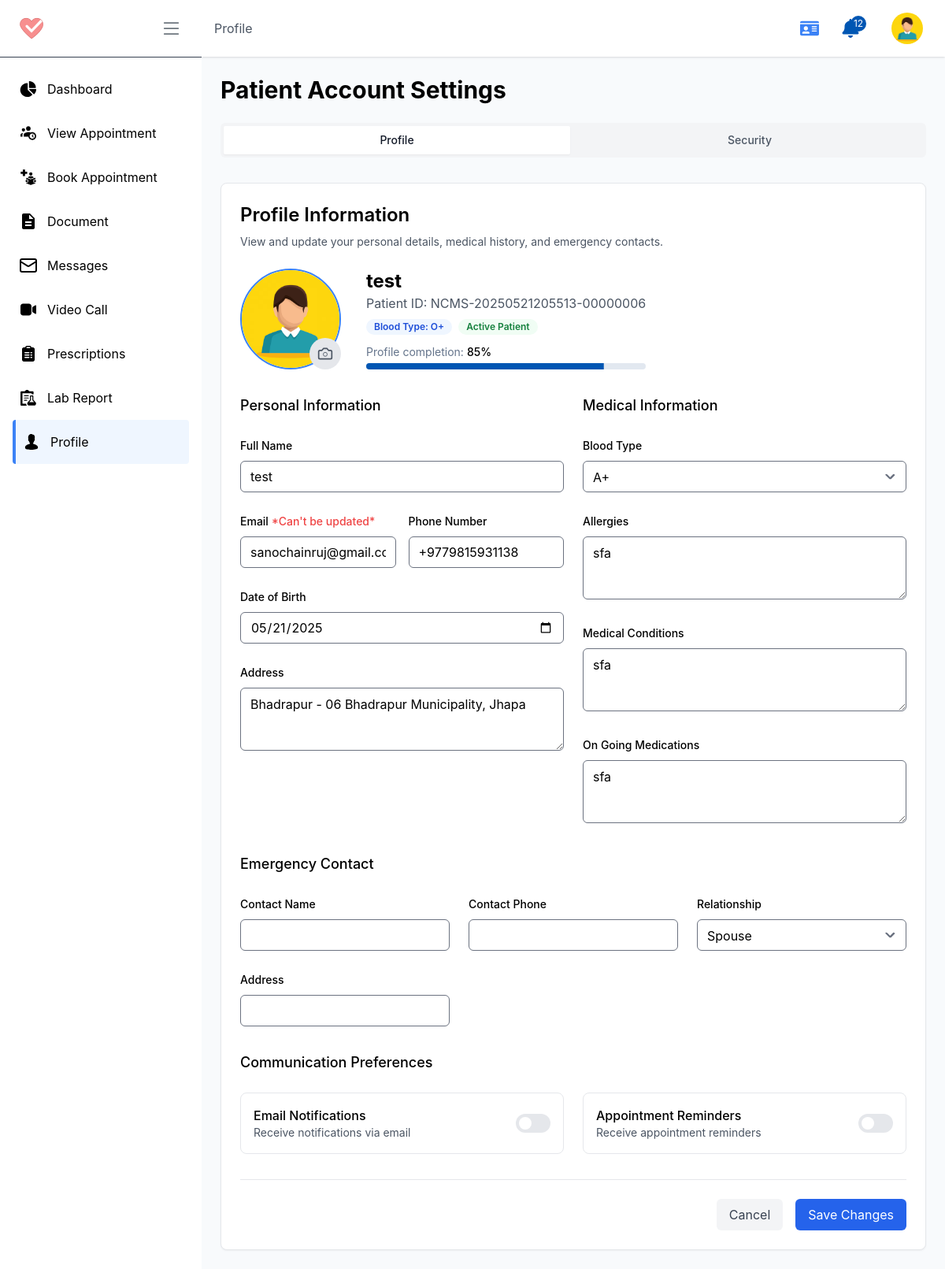
The app's page /p/profile/ (signed in), older data.
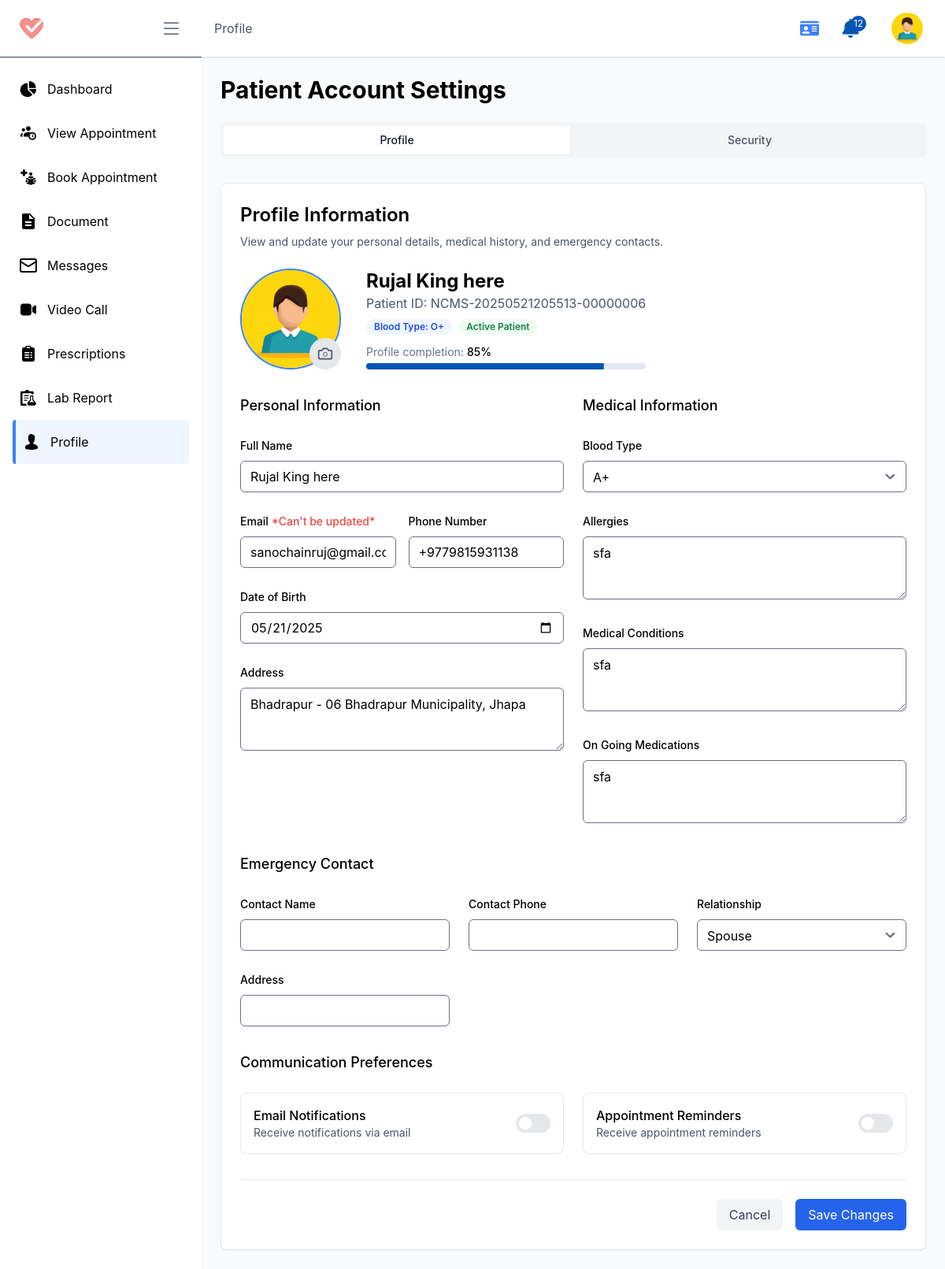
The same page, newer data.
### account/models.py (models this page shows, shortened)
class Profile(models.Model):
    user = models.OneToOneField(User, on_delete=models.CASCADE, related_name="profile")
    role = models.CharField(max_length=10, choices=USER_ROLES, default='patient')
    profile_pic = models.ImageField(upload_to='profile_pictures/', default='profile_pictures/default.jpg')
    phone_regex = RegexValidator(regex=r'^\+?1?\d{9,15}$', message="Phone number must be entered in the format: '+999999999'. Up to 15 digits allowed.")
    ph_number = models.CharField(validators=[phone_regex], max_length=16, blank=True) # validators should be a list
    address = models.CharField(max_length=255, blank=True)
    date_of_birth = models.DateField(null=True, blank=True)
    gender = models.CharField(max_length=10, choices=[('male', 'Male'), ('female', 'Female'), ('other', 'Other')], blank=True)
    email_notification = models.BooleanField(default=True)
    sms_notification = models.BooleanField(default=True)
    reminders = models.BooleanField(default=True)
    created_at = models.DateTimeField(auto_now_add=True)
    updated_at = models.DateTimeField(auto_now=True)
    is_active = models.BooleanField(default=True)
    is_verified = models.BooleanField(default=False)

class MedicalInfo(models.Model):
    profile = models.OneToOneField(Profile, on_delete=models.CASCADE, related_name="medical_info")
    blood_group = models.CharField(max_length=3, blank=True)
    allergies = models.TextField(blank=True)
    medical_conditions = models.TextField(blank=True)
    on_going_medications = models.TextField(blank=True)
    emg_contact_name = models.CharField(max_length=255, blank=True)
    emg_contact_number = models.CharField(max_length=16, blank=True)
    emg_contact_relation = models.CharField(max_length=255, blank=True)
    emg_contact_address = models.CharField(max_length=255, blank=True)
    created_at = models.DateTimeField(auto_now_add=True, blank=True)
    updated_at = models.DateTimeField(auto_now=True, blank=True)

### patient/views.py (the view, shortened to what this page needs)
# urls.py: path('profile/', p_profile, name='profile'),
@login_required_with_message(login_url='account:login', message="You need to log in to access Profile page.")
def p_profile(request: HttpRequest):
    if request.method == 'GET':
        profile: Profile = request.user.profile
        context = {
            'profile': profile,
        }
        return render(request, 'pages/patient/profile.html', context)

### account/views.py (called while the page is built)
def login_required_with_message(function=None, login_url=None, message=None):
    def decorator(view_func):
        @wraps(view_func)
        def _wrapped_view(request, *args, **kwargs):
            if not request.user.is_authenticated:
                print("User is not authenticated.")
                if message:
                    messages.warning(request, message)
                return redirect(login_url or 'account:login')
            return view_func(request, *args, **kwargs)
        return _wrapped_view
    if function:
        return decorator(function)
    return decorator

### home/templatetags/url_resolver.py (called while the page is built)
@register.simple_tag
def role_to_url(role, destination):
    try:
        return reverse(f"{role}:{destination}")
    except NoReverseMatch:
        return "#"  # fallback URL if the view is not found

### templates/pages/patient/profile.html (shortened to what the changed rows need)
{% extends "pages/patient/P_base.html" %}
{% load static %}
{% block content %}
<div class="flex flex-col w-full max-w-6xl mx-auto min-h-screen p-6">
    <h1 class="text-3xl font-bold mb-6">Patient Account Settings</h1>
    <div class="tab-content" id="profile">
        <div class="rounded-lg border bg-white shadow-sm">
            <div class="p-6">
                <div class="flex flex-col sm:flex-row gap-8 mb-8 items-center sm:items-start">
                    <div class="relative">
                        <img id="pp_image" class="h-32 w-32 rounded-full border-2 border-blue-500 object-cover"
                            src="{{ profile.profile_pic.url }}" alt="Profile picture">
                        <button id="imageUploadButton"
                            class="absolute bottom-0 right-0 h-10 w-10 rounded-full bg-gray-200 text-gray-600 hover:bg-gray-300">
                        </button>
                    </div>
                    <div class="text-center sm:text-left">
                        <h2 class="text-2xl font-bold">{{profile.user.first_name}}</h2>
                        <p class="text-gray-600 mb-2">Patient ID: {{profile.user.username}}</p>
                        <div class="flex flex-wrap gap-2 justify-center sm:justify-start">
                            <span
                                class="bg-blue-50 text-blue-700 px-2.5 py-0.5 rounded-full text-xs font-semibold">Blood
                                Type: O+</span>
                            <span
                                class="bg-green-50 text-green-700 px-2.5 py-0.5 rounded-full text-xs font-semibold">Active
                                Patient</span>
                        </div>
                        <div class="mt-3">
                            <div class="flex items-center gap-1 text-sm"><span class="font-medium">85%</span></div>
                            <div aria-valuemax="100" aria-valuemin="0" role="progressbar" data-state="indeterminate"
                                data-max="100"
                                class="relative w-full overflow-hidden rounded-full bg-secondary h-2 mt-1">
                            </div>
                        </div>
                    </div>
                </div>
                <form class="space-y-8" action="{% url 'patient:profile' %}" method="POST" enctype="multipart/form-data">
                    <div class="grid grid-cols-1 md:grid-cols-2 gap-6">
                        <div class="space-y-6">
                            <div class="space-y-2">
                                <label class="text-sm font-medium">Full Name</label>
                                <input
                                    class="w-full h-10 px-3 py-2 border rounded-md focus:outline-none focus:ring-2 focus:ring-blue-500"
                                    value="{{profile.user.first_name}}" name="full_name">
                            </div>
                            <div class="grid grid-cols-1 sm:grid-cols-2 gap-4">
                                <div class="space-y-2">
                                    <label class="text-sm font-medium">Email     <span class="text-red-500">*Can't be updated*</span></label>
                                    <input
                                        class="w-full h-10 px-3 py-2 border rounded-md focus:outline-none focus:ring-2 focus:ring-blue-500"
                                        value="{{profile.user.email}}" name="email" disabled placeholder="Email Address">
                                </div>
                                <div class="space-y-2">
                                    <label class="text-sm font-medium">Phone Number</label>
                                    <input
                                        class="w-full h-10 px-3 py-2 border rounded-md focus:outline-none focus:ring-2 focus:ring-blue-500"
                                        value="{{profile.ph_number }}" name="phone_number" placeholder="Add Phone Number">
                                </div>
                            </div>
                            <div class="space-y-2">
                                <label class="text-sm font-medium">Date of Birth</label>
                                <input
                                    class="w-full h-10 px-3 py-2 border rounded-md focus:outline-none focus:ring-2 focus:ring-blue-500"
                                    type="date" value="{{ profile.date_of_birth|date:'Y-m-d' }}" name="date_of_birth">
                            </div>
                            <div class="space-y-2">
                                <label class="text-sm font-medium">Address</label>
                                <textarea
                                    class="w-full min-h-[80px] px-3 py-2 border rounded-md focus:outline-none focus:ring-2 focus:ring-blue-500"
                                    name="address" placeholder="Add Address"
                                    >{{profile.address }}</textarea>
                            </div>
                        </div>
                        <div class="space-y-6">
                            <div class="space-y-2">
                                <label class="text-sm font-medium">Allergies</label>
                                <textarea
                                    class="w-full min-h-[80px] px-3 py-2 border rounded-md focus:outline-none focus:ring-2 focus:ring-blue-500"
                                    name="allergies">{{ profile.medical_info.allergies}}</textarea>
                            </div>
                            <div class="space-y-2">
                                <label class="text-sm font-medium">Medical Conditions</label>
                                <textarea
                                    class="w-full min-h-[80px] px-3 py-2 border rounded-md focus:outline-none focus:ring-2 focus:ring-blue-500"
                                    name="medicalConditions">{{ profile.medical_info.medical_conditions}}</textarea>
                            </div>
                            <div class="space-y-2">
                                <label class="text-sm font-medium">On Going Medications</label>
                                <textarea
                                    class="w-full min-h-[80px] px-3 py-2 border rounded-md focus:outline-none focus:ring-2 focus:ring-blue-500"
                                    name="medicines_on">{{ profile.medical_info.on_going_medications}}</textarea>
                            </div>
                        </div>
                    </div>
                    <div class="space-y-6">
                        <div class="grid grid-cols-1 md:grid-cols-3 gap-6">
                            <div class="space-y-2">
                                <div class="relative">
                                    <select
                                        class="w-full h-10 px-3 py-2 border rounded-md appearance-none focus:outline-none focus:ring-2 focus:ring-blue-500"
                                        name="emergency_contact_relationship"> {{ profile.medical_info.emg_contact_relation }}
                                        <option {% if profile.medical_info.emg_contact_relation == "spouse" %}selected{% endif %}
                                            value="spouse">Spouse</option>
                                    </select>
                                    <svg class="absolute right-3 top-1/2 -translate-y-1/2 h-4 w-4 text-gray-500"
                                        xmlns="http://www.w3.org/2000/svg" fill="none" viewBox="0 0 24 24"
                                        stroke="currentColor">
                                        <path stroke-linecap="round" stroke-linejoin="round" stroke-width="2"
                                            d="M19 9l-7 7-7-7" />
                                    </svg>
                                </div>
                            </div>
                        </div>
                    </div>
                </form>
            </div>
        </div>
    </div>
</div>
<link rel="stylesheet" href="https://cdnjs.cloudflare.com/ajax/libs/cropperjs/1.6.1/cropper.min.css">
{% endblock content %}

Row changes from the older to the newer data that the page shows:
changed Profile "Bhadrapur - 06 Bhadrapur Municipality, Jhapa": user.first_name "test" → "Rujal King here"; full_name "test" → "Rujal King here"
